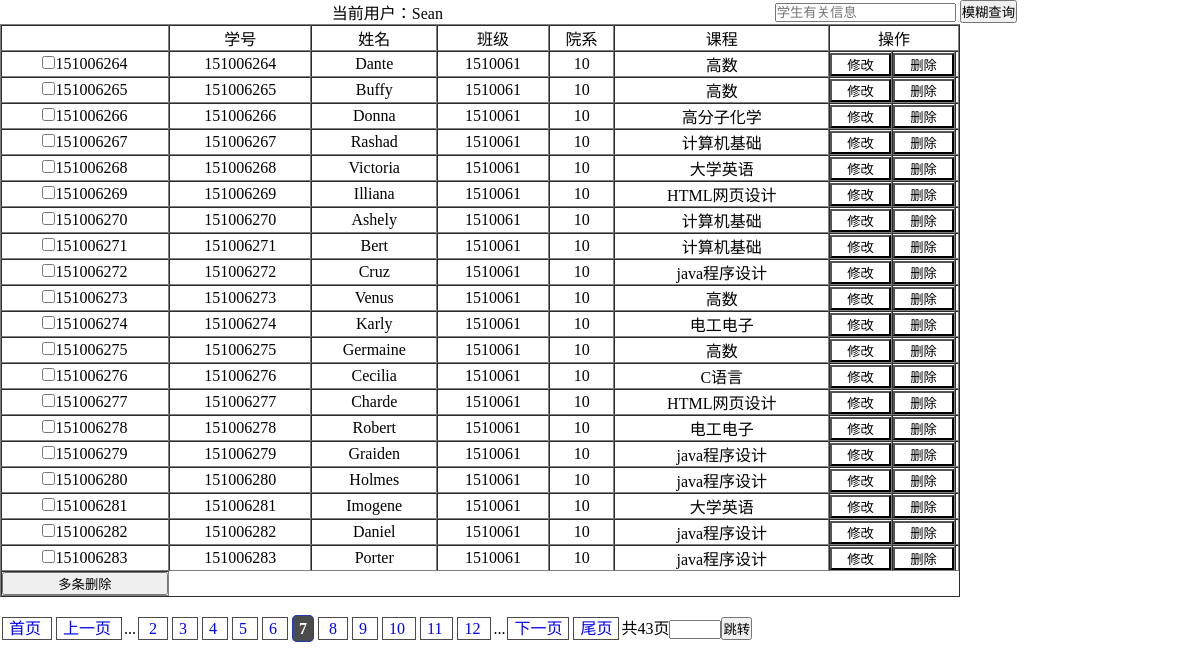
/系统/stu_display.php?p=7 (signed in), run on the app's committed database.
### tables this page shows
CREATE TABLE `stu_info`  (
  `stu_no` int(9) NOT NULL COMMENT '学号',
  `stu_class` int(7) NOT NULL COMMENT '所在班级',
  `fac_no` int(11) NOT NULL COMMENT '学生所在院系编号',
  `test_course` varchar(20) DEFAULT NULL COMMENT '学生考试科目',
  `stu_name` varchar(20) NOT NULL COMMENT '学生姓名',
  `password` int(11) NOT NULL COMMENT '登录密码',
  PRIMARY KEY (`stu_no`) USING BTREE,
  INDEX `test_course`(`test_course`) USING BTREE,
  CONSTRAINT `stu_course_cors` FOREIGN KEY (`test_course`) REFERENCES `cors_info` (`test_course`) ON DELETE SET NULL ON UPDATE CASCADE
);

### 系统/stu_display.php (the view, shortened to what this page needs)
<?php require_once("conn.php"); ?>
<link rel="stylesheet" type="text/css" href="css/stu_display.css"/>
<?php
	echo "<form style = 'float:right;margin-right:183px'  action='select.php' method='post'>
				<input type='text' name='stu_select_type' id='stu_select_type' value='1' style='display: none;' />
				<input name='stu_select' id='stu_no' value='' placeholder='学生有关信息' />
				<input type='submit' value='模糊查询' />
		</form>";
?>
<?php
	if(!empty($_GET['p'])){
		$page = $_GET['p'];
	}else{
		$page = 2;
	}
	$page_size = 20;
	$record = ($page - 1) * $page_size;
	$show_page = 11;
	echo "<div class='content'>";
    echo "<form action = 'delete.php' method = 'post'>";
	echo "<table width='80%' style = 'text-align:center'  border = '1' cellspacing = '0' >";
	echo "<tr style = 'text-align:center'>";
	echo "<td></td>";
    echo " <td>学号</td>";
    echo " <td>姓名</td>";
	echo " <td>班级</td>";
    echo " <td>院系</td>";
    echo " <td>课程</td>";
    echo " <td colspan=3>操作</td>";
    echo "</tr>";
	$sql = "SELECT * FROM stu_info limit $record, $page_size";
	$result = $conn->query($sql);
	while($row = $result->fetch_assoc()){
		echo "<tr>";
		echo "<td><input  name = 'delete_stu[]' type = 'checkbox' value = '{$row['stu_no']}'>{$row['stu_no']}</td>";
		echo "<td>{$row['stu_no']}</td>";
		echo "<td>{$row['stu_name']}</td>";
		echo "<td>{$row['stu_class']}</td>";
		echo "<td>{$row['fac_no']}</td>";
		echo "<td>{$row['test_course']}</td>";
		echo "<td><form class = 'stu_display_form' action = 'update_select.php' method = 'post'><input style = 'display:none' name = 'stu_no' value = '{$row['stu_no']}'><input type = 'submit' value = '修改'></form></td>";
		echo "<td><form class = 'stu_display_form' action = 'delete.php' method = 'post'><input style = 'display:none' name = 'delete_stu[]' value = '{$row['stu_no']}'><input type = 'submit' value = '删除'></form></td>"	;
		echo "<td></td>";
		echo "</tr>";
	}
	echo "<tr><td style = 'text-align:center'><input style = 'width:100%' type = 'submit' value = '多条删除'></td></tr></table></form>";
	echo '</div>';
	$sql = "SELECT count(*) AS count FROM stu_info";
	$result = $conn->query($sql);
	$total_result = $result->fetch_assoc();
	$total = $total_result['count'];
	 $total_pages = ceil($total/$page_size);
	$p1 = $page - 1;
	$p2 = $page + 1;
	$page_banner = "";
	$page_offset = ($show_page - 1)/2;
	$start = 1;
	$end = $total_pages;
	if($page > 1){
		$page_banner .= "<a href='".$_SERVER['PHP_SELF']."?p=1'>首页 </a>";
	    $page_banner .= "<a href='".$_SERVER['PHP_SELF']."?p=$p1'> 上一页 </a>";
		}else{
			$page_banner .= "<span class='disable'>首页 </span>";
			$page_banner .= "<span class='disable'> 上一页 </span>";
		}
	if($total_pages > $show_page){
		  if($page > $page_offset + 1){
			  $page_banner .= "...";
		  }
		  if($page > $page_offset){
			$start = $page - $page_offset;
			$end = $total_pages > $page + $page_offset ? $page + $page_offset : $total_pages;
		}else{
			$start = 1;
			$end = $total_pages > $show_page ? $show_page : $total_pages;
		}
	}
	for($i = $start; $i <= $end; $i++){
		if($page == $i){
			$page_banner .= "<span class='current'>$i</span>";
		}else{
		$page_banner .= "<a  href='".$_SERVER['PHP_SELF']."?p=$i'> $i </a>";
		}
	}
	if($total_pages > $show_page && $total_pages > $page + $page_offset){
		$page_banner .= "...";
	}
	if($page < $total_pages){
	   $page_banner .= "<a  href='".$_SERVER['PHP_SELF']."?p=$p2'>下一页</a>";
	   $page_banner .= "<a  href='".$_SERVER['PHP_SELF']."?p=$total_pages'>尾页</a>";
	}else{
		$page_banner .= "<span class='disable'>下一页</span>";
		$page_banner .= "<span class='disable'>尾页</span>";
		}
	$page_banner .= "共{$total_pages}页";
	$page_banner .= "<form action='insert.php' method='get' >";
	$page_banner .= "<input type='number' size='2'max={$total_pages} min=0 name='p' />";
	$page_banner .="<input type='submit' value='跳转'>";
	$page_banner .= '</form>';
	echo '<div class="page">';
	echo $page_banner;
	echo '</div>';
?>

### 系统/css/stu_display.css (style rules this page uses)
* { margin: 0px; padding: 0px; }
.stu_display_form { clear: both; }
.stu_display_form input { background-color: #FFFFFF; width: 100%; }
.page { clear: all; width: 100%; text-align: left; }
.page a { text-decoration:none; padding:2px 6px; border:thin #4B4B4B solid; margin: 2px; }
.page span.current { border:#2239BF 1px solid; border-radius:5px ; background-color: #4B4B4B; padding:4px 6px; margin:2px; color:#FFFFFF; font-weight:bolder; }
.content { text-align: center; }
.page form { display:inline; }

### data on the page
stu_info: stu_no "151006264", stu_name "Dante", stu_class "1510061", fac_no "10", test_course "高数"
stu_info: stu_no "151006265", stu_name "Buffy", stu_class "1510061", fac_no "10", test_course "高数"
stu_info: stu_no "151006266", stu_name "Donna", stu_class "1510061", fac_no "10", test_course "高分子化学"
stu_info: stu_no "151006267", stu_name "Rashad", stu_class "1510061", fac_no "10", test_course "计算机基础"
stu_info: stu_no "151006268", stu_name "Victoria", stu_class "1510061", fac_no "10", test_course "大学英语"
stu_info: stu_no "151006269", stu_name "Illiana", stu_class "1510061", fac_no "10", test_course "HTML网页设计"
stu_info: stu_no "151006270", stu_name "Ashely", stu_class "1510061", fac_no "10", test_course "计算机基础"
stu_info: stu_no "151006271", stu_name "Bert", stu_class "1510061", fac_no "10", test_course "计算机基础"
stu_info: stu_no "151006272", stu_name "Cruz", stu_class "1510061", fac_no "10", test_course "java程序设计"
stu_info: stu_no "151006273", stu_name "Venus", stu_class "1510061", fac_no "10", test_course "高数"
stu_info: stu_no "151006274", stu_name "Karly", stu_class "1510061", fac_no "10", test_course "电工电子"
stu_info: stu_no "151006275", stu_name "Germaine", stu_class "1510061", fac_no "10", test_course "高数"
stu_info: stu_no "151006276", stu_name "Cecilia", stu_class "1510061", fac_no "10", test_course "C语言"
stu_info: stu_no "151006277", stu_name "Charde", stu_class "1510061", fac_no "10", test_course "HTML网页设计"
stu_info: stu_no "151006278", stu_name "Robert", stu_class "1510061", fac_no "10", test_course "电工电子"
stu_info: stu_no "151006279", stu_name "Graiden", stu_class "1510061", fac_no "10", test_course "java程序设计"
stu_info: stu_no "151006280", stu_name "Holmes", stu_class "1510061", fac_no "10", test_course "java程序设计"
stu_info: stu_no "151006281", stu_name "Imogene", stu_class "1510061", fac_no "10", test_course "大学英语"
stu_info: stu_no "151006282", stu_name "Daniel", stu_class "1510061", fac_no "10", test_course "java程序设计"
stu_info: stu_no "151006283", stu_name "Porter", stu_class "1510061", fac_no "10", test_course "java程序设计"

### other printed values
$page_banner "... ... 共43页"
